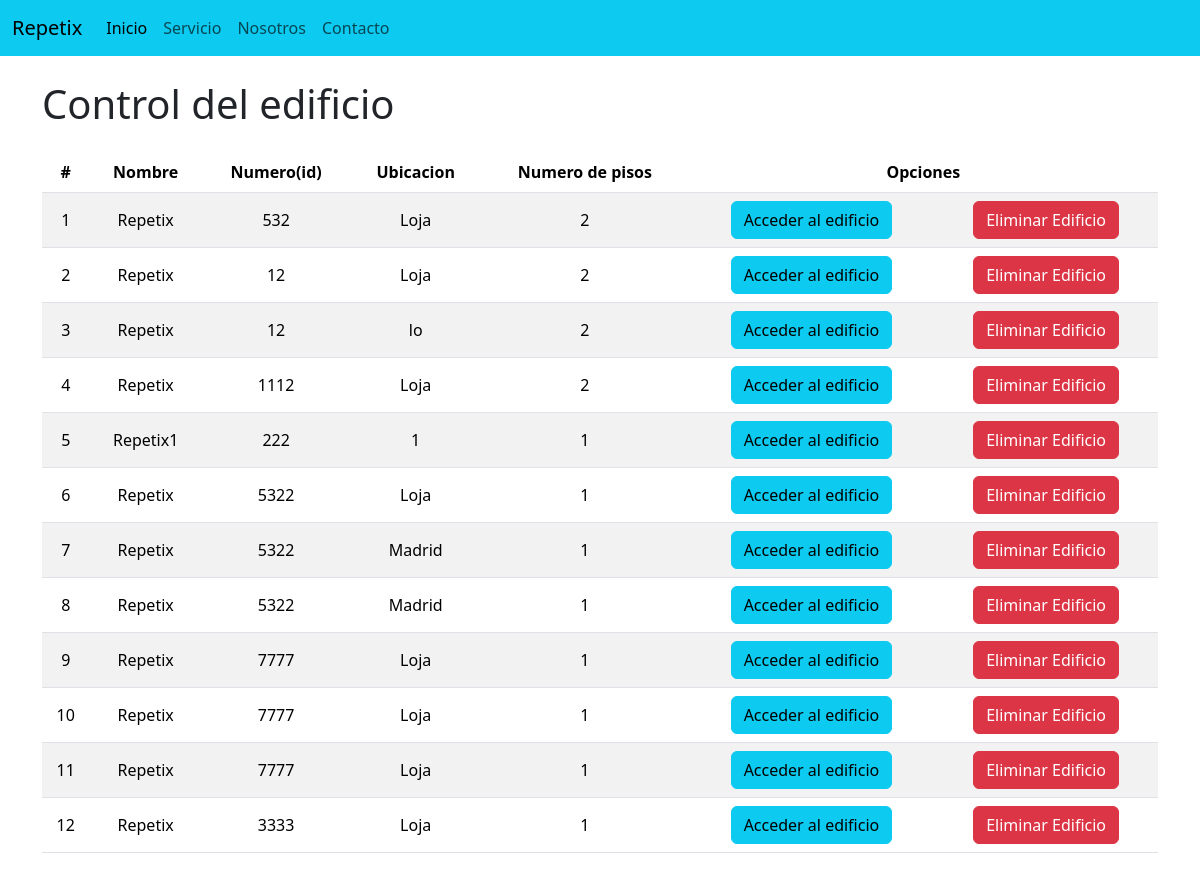
The page /AccederEdificio/ on the database as committed earlier.
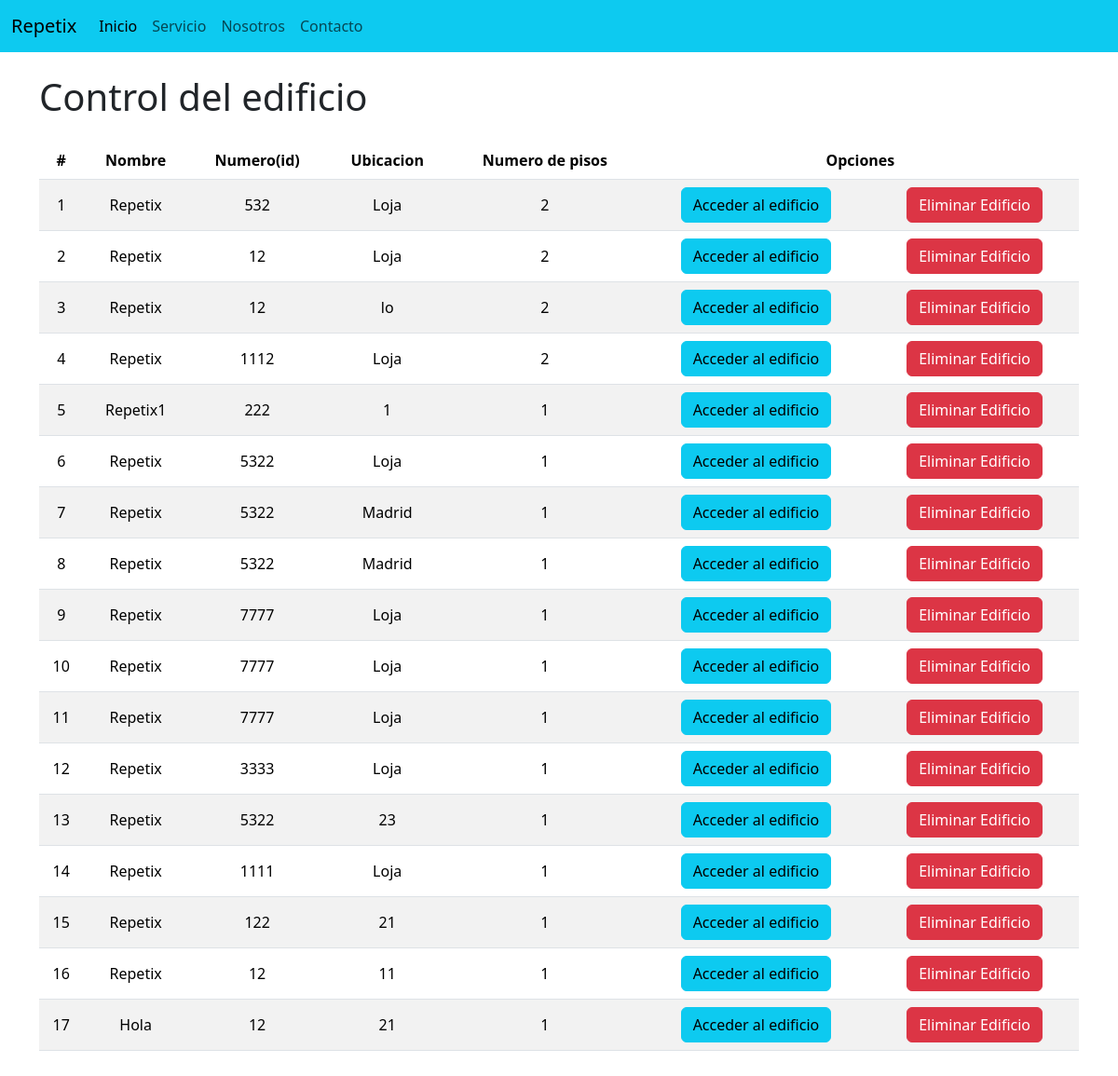
The same page on the database as committed later.
### Repetix/models.py (models this page shows, shortened)
class Edificio(models.Model):
    nombre = models.CharField(max_length=100)
    codigo = models.CharField(max_length=20, unique=True)
    ubicacion = models.CharField(max_length=100)
    numero_pisos = models.FloatField()

### Repetix/views.py (the view)
# urls.py: path('AccederEdificio/', views.accederEdificio, name='AccederEdificio'),
def accederEdificio(request):
    edificio = Edificio.objects.all()
    pisos = Piso.objects.all()
    return render(request, 'AccederEdificio.html', {
        'edificios': edificio,
        'pisos': pisos,
    })

### Repetix/Templates/AccederEdificio.html (shortened to what this page needs)
{% extends './base.html' %}
{% block body %}
<div class="table-responsive">
  <h1>Control del edificio</h1>
  <div class="table-responsive py-3">
    <table class="table table-striped">
      <thead>
        <tr>
          <th>#</th>
          <th>Nombre</th>
          <th>Numero(id)</th>
          <th>Ubicacion</th>
          <th>Numero de pisos</th>
          <th colspan="2">Opciones</th>
        </tr>
      </thead>
      <tbody>
        {% for edificio in edificios %}
          <tr>
            <td>{{ forloop.counter }}</td>
            <td>{{ edificio.nombre }}</td>
            <td>{{ edificio.codigo }}</td>
            <td>{{ edificio.ubicacion }}</td>
            <td>{{ edificio.numero_pisos }}</td>
            <td>
              <a href="/ControlarEdificio/{{ edificio.codigo }}" class="btn btn-info">Acceder al edificio</a>
            </td>
            <td>
              <a href="/EliminarEdificio/{{ edificio.codigo }}" class="btn btn-danger btnEliminacion">Eliminar Edificio</a>
            </td>
          </tr>
        {% endfor %}
      </tbody>
    </table>
  </div>
</div>
{% endblock %}

Rows that differ between the two databases and show on the page:
added Edificio: nombre "Repetix", codigo "5322", ubicacion "23", numero_pisos "1"
added Edificio: nombre "Repetix", codigo "1111", ubicacion "Loja", numero_pisos "1"
added Edificio: nombre "Repetix", codigo "122", ubicacion "21", numero_pisos "1"
added Edificio: nombre "Repetix", codigo "12", ubicacion "11", numero_pisos "1"
added Edificio: nombre "Hola", codigo "12", ubicacion "21", numero_pisos "1"
